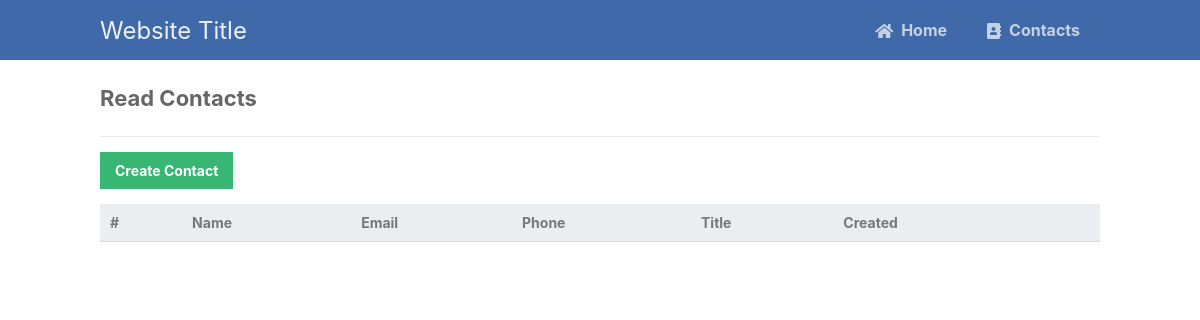
The page /read.php on the database as committed earlier.
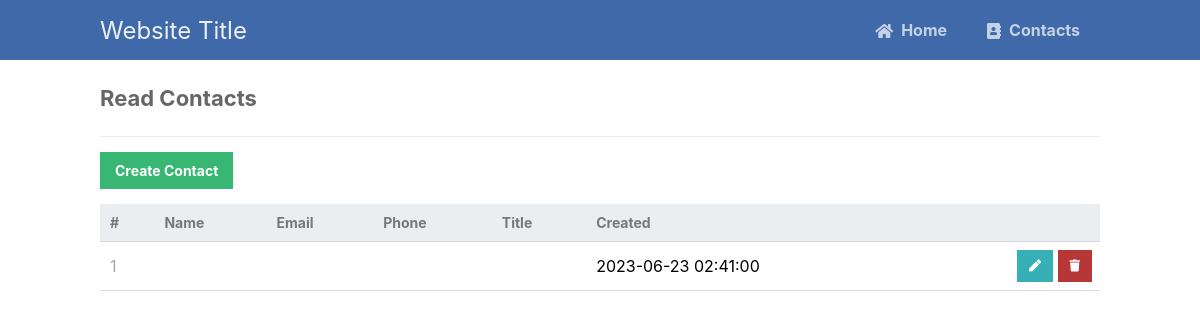
The same page on the database as committed later.
### tables this page shows
CREATE TABLE `contacts` (
  `id` int(11) NOT NULL,
  `nome` varchar(50) DEFAULT NULL,
  `email` varchar(50) DEFAULT NULL,
  `telefone` varchar(20) DEFAULT NULL,
  `name` varchar(50) DEFAULT NULL,
  `phone` varchar(20) DEFAULT NULL,
  `title` varchar(100) DEFAULT NULL,
  `created` timestamp NOT NULL DEFAULT current_timestamp()
);

### read.php (the view, shortened to what this page needs)
<?php
include 'functions.php';
$pdo = pdo_connect_mysql();
$page = isset($_GET['page']) && is_numeric($_GET['page']) ? (int)$_GET['page'] : 1;
$records_per_page = 5;
$stmt = $pdo->prepare('SELECT * FROM contacts ORDER BY id LIMIT :current_page, :record_per_page');
$stmt->bindValue(':current_page', ($page-1)*$records_per_page, PDO::PARAM_INT);
$stmt->bindValue(':record_per_page', $records_per_page, PDO::PARAM_INT);
$stmt->execute();
$contacts = $stmt->fetchAll(PDO::FETCH_ASSOC);
?>
<?=template_header('Read')?>
<div class="content read">
	<h2>Read Contacts</h2>
	<a href="create.php" class="create-contact">Create Contact</a>
	<table>
        <thead>
            <tr>
                <td>#</td>
                <td>Name</td>
                <td>Email</td>
                <td>Phone</td>
                <td>Title</td>
                <td>Created</td>
                <td></td>
            </tr>
        </thead>
        <tbody>
            <?php foreach ($contacts as $contact): ?>
            <tr>
                <td><?=$contact['id']?></td>
                <td><?=$contact['name']?></td>
                <td><?=$contact['email']?></td>
                <td><?=$contact['phone']?></td>
                <td><?=$contact['title']?></td>
                <td><?=$contact['created']?></td>
                <td class="actions">
                    <a href="update.php?id=<?=$contact['id']?>" class="edit"><i class="fas fa-pen fa-xs"></i></a>
                    <a href="delete.php?id=<?=$contact['id']?>" class="trash"><i class="fas fa-trash fa-xs"></i></a>
                </td>
            </tr>
            <?php endforeach; ?>
        </tbody>
    </table>
</div>
<?=template_footer()?>

### functions.php (shortened to what this page needs)
<?php
function template_header($title) {
echo <<<EOT
<!DOCTYPE html>
<html>
	<head>
		<meta charset="utf-8">
		<title>$title</title>
		<link href="style.css" rel="stylesheet" type="text/css">
		<link rel="stylesheet" href="https://use.fontawesome.com/releases/v5.7.1/css/all.css">
	</head>
	<body>
    <nav class="navtop">
    	<div>
    		<h1>Website Title</h1>
            <a href="index.php"><i class="fas fa-home"></i>Home</a>
    		<a href="read.php"><i class="fas fa-address-book"></i>Contacts</a>
    	</div>
    </nav>
EOT;
}
function template_footer() {
echo <<<EOT
    </body>
</html>
EOT;
}

### style.css (style rules this page uses)
* { box-sizing: border-box; font-family: -apple-system, BlinkMacSystemFont, "segoe ui", roboto, oxygen, ubuntu, cantarell, "fira sans", "droid sans", "helvetica neue", Arial, sans-serif; font-size: 16px; -webkit-font-smoothing: antialiased; -moz-osx-font-smoothing: grayscale; }
body { background-color: #FFFFFF; margin: 0; }
.navtop { background-color: #3f69a8; height: 60px; width: 100%; border: 0; }
.navtop div { display: flex; margin: 0 auto; width: 1000px; height: 100%; }
.navtop div h1, .navtop div a { display: inline-flex; align-items: center; }
.navtop div h1 { flex: 1; font-size: 24px; padding: 0; margin: 0; color: #ecf0f6; font-weight: normal; }
.navtop div a { padding: 0 20px; text-decoration: none; color: #c5d2e5; font-weight: bold; }
.navtop div a i { padding: 2px 8px 0 0; }
.content { width: 1000px; margin: 0 auto; }
.content h2 { margin: 0; padding: 25px 0; font-size: 22px; border-bottom: 1px solid #ebebeb; color: #666666; }
.read .create-contact { display: inline-block; text-decoration: none; background-color: #38b673; font-weight: bold; font-size: 14px; color: #FFFFFF; padding: 10px 15px; margin: 15px 0; }
.read table { width: 100%; padding-top: 30px; border-collapse: collapse; }
.read table thead { background-color: #ebeef1; border-bottom: 1px solid #d3dae0; }
.read table thead td { padding: 10px; font-weight: bold; color: #767779; font-size: 14px; }
.read table tbody tr { border-bottom: 1px solid #d3dae0; }
.read table tbody tr td { padding: 10px; }
.read table tbody tr td:nth-child(1) { color: #a5a7a9; }
.read table tbody tr td.actions { padding: 8px; text-align: right; }
.read table tbody tr td.actions .edit, .read table tbody tr td.actions .trash { display: inline-flex; text-align: right; text-decoration: none; color: #FFFFFF; padding: 10px 12px; }
.read table tbody tr td.actions .trash { background-color: #b73737; }
.read table tbody tr td.actions .edit { background-color: #37afb7; }

Rows that differ between the two databases and show on the page:
added contacts: id "1", created "2023-06-23 02:41:00"
